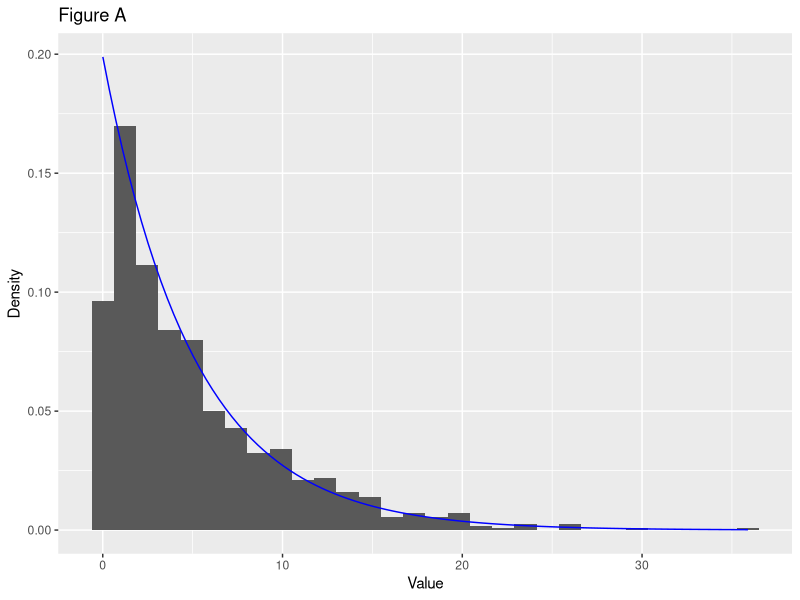
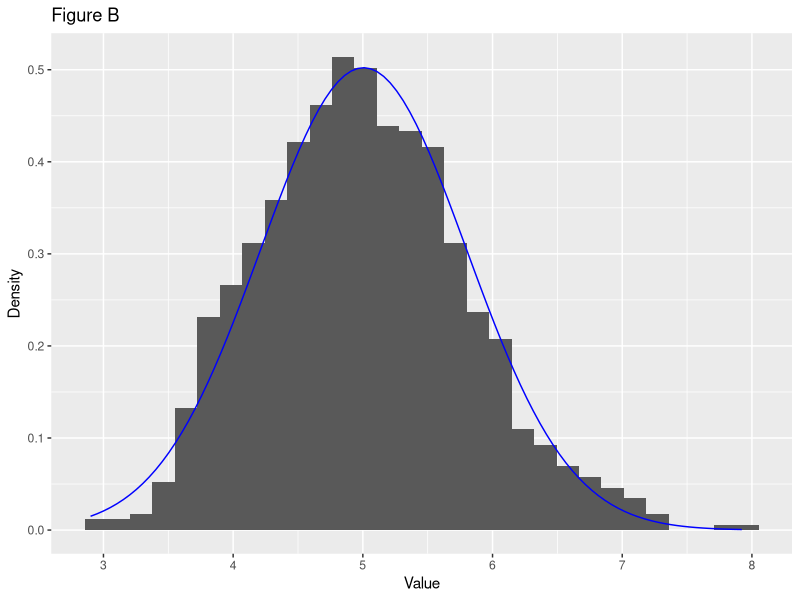

Here is the R script that generated these plots, in order:
## ---- chunk 1
require(ggplot2)
require(MASS)
## ---- chunk 2
set.seed(808)
first.obs <- data.frame(rexp(1000, 0.2))
colnames(first.obs) <- "V1"
fit1 <- fitdistr(first.obs$V1, "exponential") 
## ---- chunk 3
second.obs <- rep.int(0, 40000); dim(second.obs) <- c(40, 1000)
for(i in 1:1000) {
    second.obs[, i] <- rexp(40, 0.2)
}

exp.means <- data.frame(apply(second.obs, 2, mean))
colnames(exp.means) <- "V1"
## ---- chunk 4
mean(first.obs$V1)
mean(exp.means$V1)
## ---- chunk 5
sd(first.obs$V1)
sd(exp.means$V1)
5 / 40 ^ 0.5
var(first.obs$V1)
var(exp.means$V1)

## ---- chunk 6
ggplot(first.obs, aes(x = V1)) +
    geom_histogram(aes(y = ..density..)) + 
    stat_function(fun = dexp, 
                color = "blue", 
                 args = list(rate = fit1$estimate)) +
    xlab("Value") +
    ylab("Density") +
    ggtitle("Figure A")

## ---- chunk 7
ggplot(exp.means, aes(x = V1)) +
    geom_histogram(aes(y = ..density..)) + 
    stat_function(fun = dnorm, 
                  args = list(mean = mean(exp.means[, 1]), 
                                sd = sd(exp.means[, 1])),
                  color = "blue") +
    xlab("Value") +
    ylab("Density") +
    ggtitle("Figure B")
